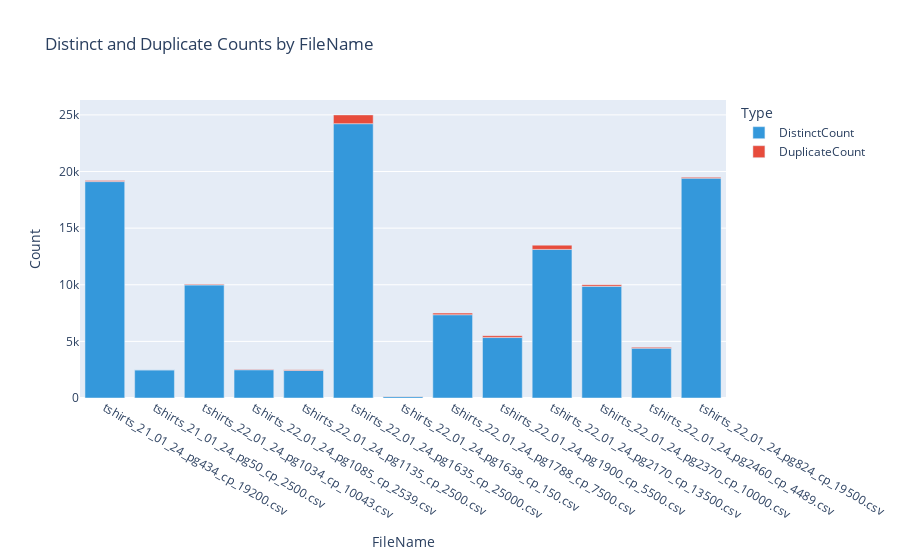

The notebook cell this image was saved under:
### Code cell
import plotly.express as px
fig = px.bar(df, x='FileName', y=['DistinctCount', 'DuplicateCount'], title='Distinct and Duplicate Counts by FileName',
             labels={'value': 'Count', 'variable': 'Type'}, color_discrete_sequence=['#3498db', '#e74c3c'])

# Show the plot

fig.show()

### Figure 1 — Plotly figure (JSON) as saved in the notebook; plotly's stock layout.template omitted (floating-point values rounded to 4 significant figures)
{"data": [{"alignmentgroup": "True", "hovertemplate": "Type=DistinctCount<br>FileName=%{x}<br>Count=%{y}<extra></extra>", "legendgroup": "DistinctCount", "marker": {"color": "#3498db", "pattern": {"shape": ""}}, "name": "DistinctCount", "offsetgroup": "DistinctCount", "orientation": "v", "showlegend": true, "textposition": "auto", "type": "bar", "x": ["tshirts_21_01_24_pg434_cp_19200.csv", "tshirts_21_01_24_pg50_cp_2500.csv", "tshirts_22_01_24_pg1034_cp_10043.csv", "tshirts_22_01_24_pg1085_cp_2539.csv", "tshirts_22_01_24_pg1135_cp_2500.csv", "tshirts_22_01_24_pg1635_cp_25000.csv", "tshirts_22_01_24_pg1638_cp_150.csv", "tshirts_22_01_24_pg1788_cp_7500.csv", "tshirts_22_01_24_pg1900_cp_5500.csv", "tshirts_22_01_24_pg2170_cp_13500.csv", "tshirts_22_01_24_pg2370_cp_10000.csv", "tshirts_22_01_24_pg2460_cp_4489.csv", "tshirts_22_01_24_pg824_cp_19500.csv"], "xaxis": "x", "y": [19111, 2485, 9983, 2494, 2435, 24225, 138, 7353, 5337, 13122, 9858, 4401, 19416], "yaxis": "y"}, {"alignmentgroup": "True", "hovertemplate": "Type=DuplicateCount<br>FileName=%{x}<br>Count=%{y}<extra></extra>", "legendgroup": "DuplicateCount", "marker": {"color": "#e74c3c", "pattern": {"shape": ""}}, "name": "DuplicateCount", "offsetgroup": "DuplicateCount", "orientation": "v", "showlegend": true, "textposition": "auto", "type": "bar", "x": ["tshirts_21_01_24_pg434_cp_19200.csv", "tshirts_21_01_24_pg50_cp_2500.csv", "tshirts_22_01_24_pg1034_cp_10043.csv", "tshirts_22_01_24_pg1085_cp_2539.csv", "tshirts_22_01_24_pg1135_cp_2500.csv", "tshirts_22_01_24_pg1635_cp_25000.csv", "tshirts_22_01_24_pg1638_cp_150.csv", "tshirts_22_01_24_pg1788_cp_7500.csv", "tshirts_22_01_24_pg1900_cp_5500.csv", "tshirts_22_01_24_pg2170_cp_13500.csv", "tshirts_22_01_24_pg2370_cp_10000.csv", "tshirts_22_01_24_pg2460_cp_4489.csv", "tshirts_22_01_24_pg824_cp_19500.csv"], "xaxis": "x", "y": [89, 15, 60, 45, 65, 775, 12, 147, 163, 378, 142, 88, 84], "yaxis": "y"}], "layout": {"barmode": "relative", "legend": {"title": {"text": "Type"}, "tracegroupgap": 0}, "title": {"text": "Distinct and Duplicate Counts by FileName"}, "xaxis": {"anchor": "y", "domain": [0, 1], "title": {"text": "FileName"}}, "yaxis": {"anchor": "x", "domain": [0, 1], "title": {"text": "Count"}}}}
